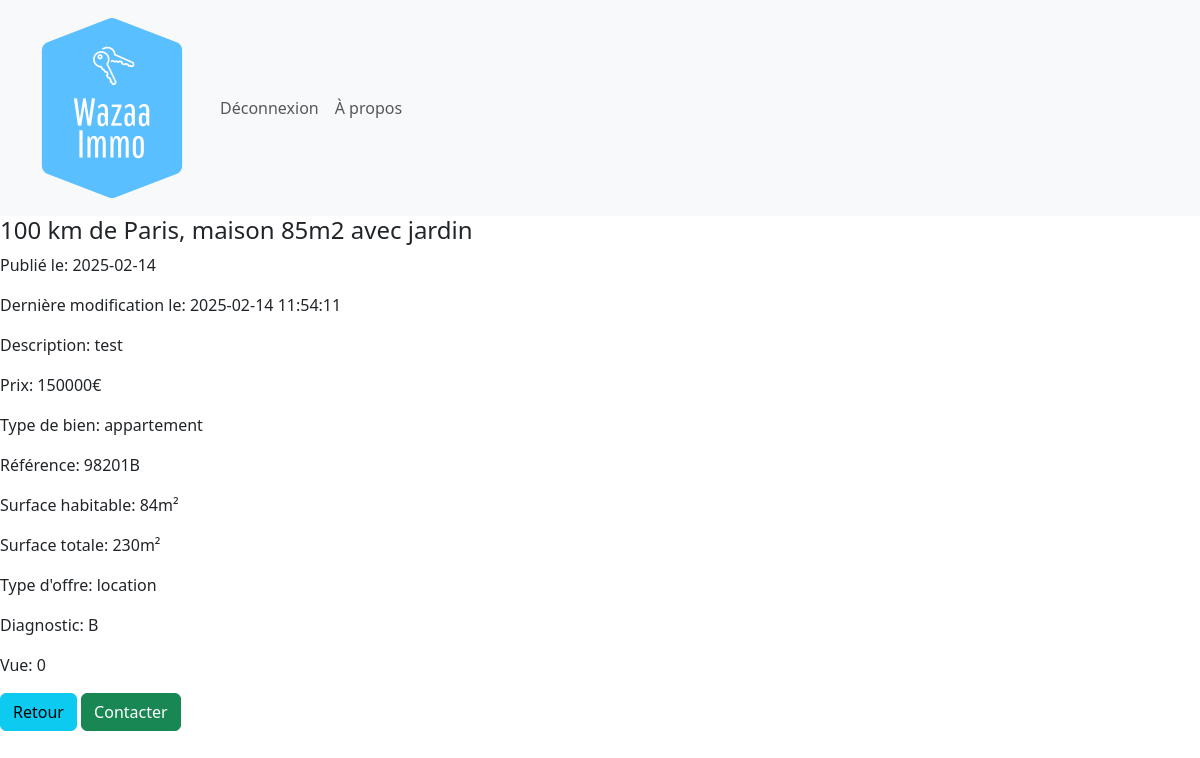
The page /annonce.php?info=2 (signed in) on the database its author committed.
### tables this page shows
CREATE TABLE IF NOT EXISTS `waz_annonces` (
  `an_id` int(11) NOT NULL AUTO_INCREMENT,
  `an_pieces` int(11) DEFAULT NULL,
  `an_titre` varchar(200) NOT NULL,
  `an_ref` varchar(10) NOT NULL,
  `an_description` text NOT NULL,
  `an_local` varchar(100) DEFAULT NULL,
  `an_surf_hab` int(11) DEFAULT NULL,
  `an_surf_tot` int(11) NOT NULL,
  `an_prix` varchar(13) DEFAULT NULL,
  `an_diagnostic` varchar(1) NOT NULL,
  `an_d_ajout` date NOT NULL,
  `an_d_modif` datetime DEFAULT NULL,
  `an_statut` tinyint(1) NOT NULL,
  `an_vues` int(11) NOT NULL,
  `tb_id` int(11) NOT NULL,
  `u_id` int(11) NOT NULL,
  `to_id` int(11) NOT NULL,
  PRIMARY KEY (`an_id`),
  KEY `tb_id` (`tb_id`),
  KEY `u_id` (`u_id`),
  KEY `to_id` (`to_id`)
);

CREATE TABLE IF NOT EXISTS `waz_type_bien` (
  `tb_id` int(11) NOT NULL AUTO_INCREMENT,
  `tb_libelle` varchar(50) NOT NULL,
  PRIMARY KEY (`tb_id`)
);

CREATE TABLE IF NOT EXISTS `waz_type_offre` (
  `to_id` int(11) NOT NULL AUTO_INCREMENT,
  `to_libelle` varchar(50) NOT NULL,
  PRIMARY KEY (`to_id`)
);

### annonce.php (the view, shortened to what this page needs)
<?php
include("header.php");
$id = isset($_GET['info']) ? $_GET['info'] : '';
$stmt = $pdo->prepare("SELECT * FROM waz_annonces a JOIN waz_type_bien tb ON a.tb_id = tb.tb_id
JOIN waz_type_offre o ON a.to_id = o.to_id
WHERE an_id = ?");
$stmt->execute([$id]);
$annonce = $stmt->fetchAll(PDO::FETCH_ASSOC);
?>
<?php if(count($annonce) > 0):?>
<?php foreach ($annonce as $annonceValue): ?>
    <h4><?= htmlentities($annonceValue['an_titre']) ?></h4>
        <p>Publié le: <?= htmlentities($annonceValue['an_d_ajout']) ?></p>
        <?php if ($annonceValue['an_d_modif']): ?>
            <p>Dernière modification le: <?= htmlentities($annonceValue['an_d_modif']) ?></p>
        <?php endif; ?>
        <p>Description: <?= htmlentities($annonceValue['an_description']) ?>
    <p>Prix: <?= htmlentities($annonceValue['an_prix']) ?>€</p>
    <p>Type de bien: <?= htmlentities($annonceValue['tb_libelle']) ?></p>
    <p>Référence: <?= htmlentities($annonceValue['an_ref']) ?></p>
    <p>Surface habitable: <?= htmlentities($annonceValue['an_surf_hab']) ?>m²</p>
    <p>Surface totale: <?= htmlentities($annonceValue['an_surf_tot']) ?>m²</p>
    <p>Type d'offre: <?= htmlentities($annonceValue['to_libelle']) ?></p>
    <p>Diagnostic: <?= htmlentities($annonceValue['an_diagnostic']) ?></p>
    <p>Vue: <?= htmlentities($annonceValue['an_vues']) ?></p>
    <a href="index.php" class="btn btn-info">Retour</a>
    <a href="contact.php?annonce=<?= htmlentities($annonceValue['an_id'])?>" class="btn btn-success">Contacter</a>
<?php endforeach; ?>
<?php else:?>
    <p>Annonce introuvable</p>
<?php endif;?>
<?php
    include("footer.php");
?>

### rows shown on the page
waz_annonces: an_titre "100 km de Paris, maison 85m2 avec jardin", an_d_ajout "2025-02-14", an_d_modif "2025-02-14 11:54:11", an_description "test", an_prix "150000", tb.tb_libelle "appartement", an_ref "98201B", an_surf_hab "84", an_surf_tot "230", to.to_libelle "location", an_diagnostic "B", an_vues "0"
